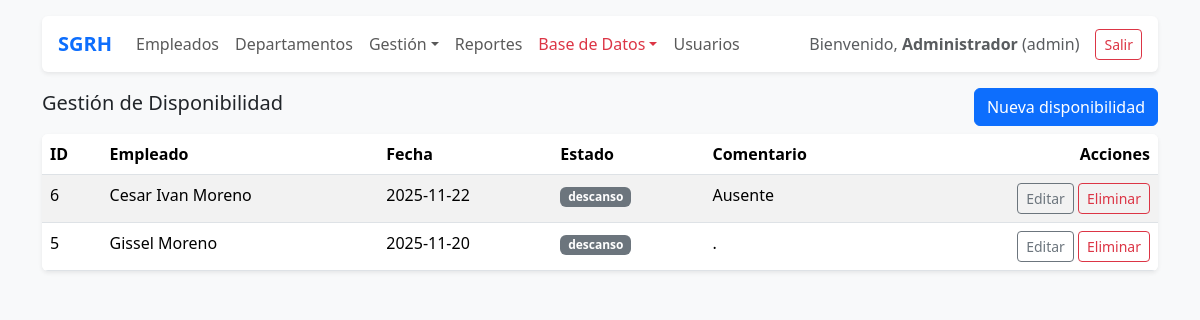
/public/?route=disponibilidad (signed in), run on the app's committed database.
### tables this page shows
CREATE TABLE `disponibilidades` (
  `id` int(11) NOT NULL AUTO_INCREMENT,
  `empleado_id` int(11) NOT NULL,
  `fecha` date NOT NULL,
  `estado` enum('disponible','ausente','descanso','especial') NOT NULL DEFAULT 'disponible',
  `comentario` varchar(255) DEFAULT NULL,
  `created_at` timestamp NOT NULL DEFAULT current_timestamp(),
  `updated_at` timestamp NOT NULL DEFAULT current_timestamp() ON UPDATE current_timestamp(),
  PRIMARY KEY (`id`),
  UNIQUE KEY `uq_disponibilidad_fecha` (`empleado_id`,`fecha`),
  CONSTRAINT `fk_disponibilidad_empleado` FOREIGN KEY (`empleado_id`) REFERENCES `empleados` (`id`) ON DELETE CASCADE ON UPDATE CASCADE
);

CREATE TABLE `empleados` (
  `id` int(11) NOT NULL AUTO_INCREMENT,
  `user_id` int(11) NOT NULL,
  `nombre` varchar(100) NOT NULL,
  `apellidos` varchar(150) NOT NULL,
  `genero` enum('masculino','femenino','otro') NOT NULL,
  `correo` varchar(150) NOT NULL,
  `curp` char(18) NOT NULL,
  `puesto` varchar(100) DEFAULT NULL,
  `departamento_id` int(11) NOT NULL,
  `estado` enum('activo','baja') NOT NULL DEFAULT 'activo',
  `created_at` timestamp NOT NULL DEFAULT current_timestamp(),
  `updated_at` timestamp NOT NULL DEFAULT current_timestamp() ON UPDATE current_timestamp(),
  PRIMARY KEY (`id`),
  UNIQUE KEY `correo` (`correo`),
  UNIQUE KEY `curp` (`curp`),
  KEY `fk_empleado_departamento` (`departamento_id`),
  CONSTRAINT `fk_empleado_departamento` FOREIGN KEY (`departamento_id`) REFERENCES `departamentos` (`id`) ON UPDATE CASCADE
);

### app/core/Controller.php (called while the page is built, shortened)
<?php
class Controller {
    protected function view(string $template, array $data = []) {
        extract($data);
        $viewPath = __DIR__ . '/../views/' . $template . '.php';
        include __DIR__ . '/../views/layout/header.php';
        include __DIR__ . '/../views/layout/nav.php';
        include $viewPath;
        include __DIR__ . '/../views/layout/footer.php';
    }
}

### app/controllers/DisponibilidadController.php (called while the page is built, shortened)
<?php
require_once __DIR__ . '/../models/Disponibilidad.php';
class DisponibilidadController extends Controller {
    public function index() {
        $disponibilidades = Disponibilidad::todas();
        $this->view('disponibilidad/index', compact('disponibilidades'));
    }
}

### app/models/Disponibilidad.php (called while the page is built, shortened)
<?php
class Disponibilidad {
    public static function todas() {
        $db = Database::getInstance();
        $sql = "
            SELECT d.*, e.nombre, e.apellidos
            FROM disponibilidades d
            JOIN empleados e ON e.id = d.empleado_id
            ORDER BY d.fecha DESC
        ";
        return $db->query($sql)->fetchAll();
    }
}

### app/views/disponibilidad/index.php (the view)
<div class="d-flex justify-content-between align-items-center mb-2">
  <h5>Gestión de Disponibilidad</h5>
  <a class="btn btn-primary" href="/SGRH_PHP_MVC/public/?route=disponibilidad_crear">Nueva disponibilidad</a>
</div>
<div class="table-responsive bg-white rounded shadow-sm">
<table class="table table-striped m-0">
  <thead>
    <tr>
      <th>ID</th>
      <th>Empleado</th>
      <th>Fecha</th>
      <th>Estado</th>
      <th>Comentario</th>
      <th class="text-end">Acciones</th>
    </tr>
  </thead>
  <tbody>
    <?php foreach($disponibilidades as $d): ?>
      <tr>
        <td><?= $d['id'] ?></td>
        <td><?= htmlspecialchars($d['nombre'] . ' ' . $d['apellidos']) ?></td>
        <td><?= htmlspecialchars($d['fecha']) ?></td>
        <td>
          <?php
            $badge = [
              'disponible' => 'success',
              'ausente' => 'danger',
              'descanso' => 'secondary',
              'especial' => 'info'
            ][$d['estado']] ?? 'light';
          ?>
          <span class="badge bg-<?= $badge ?>"><?= htmlspecialchars($d['estado']) ?></span>
        </td>
        <td><?= htmlspecialchars($d['comentario']) ?></td>
<td class="text-end">
  <a
    href="/SGRH_PHP_MVC/public/?route=disponibilidad_editar&id=<?= $d['id'] ?>"
    class="btn btn-sm btn-outline-secondary">
    Editar
  </a>
  <a
    href="/SGRH_PHP_MVC/public/?route=disponibilidad_eliminar&id=<?= $d['id'] ?>"
    class="btn btn-sm btn-outline-danger"
    onclick="return confirm('¿Seguro que quieres eliminar este registro?');">
    Eliminar
  </a>
</td>
      </tr>
    <?php endforeach; ?>
  </tbody>
</table>
</div>

### data on the page
disponibilidades: id "6", empleado.apellidos "Cesar Ivan Moreno", fecha "2025-11-22", estado "descanso", comentario "Ausente"
disponibilidades: id "5", empleado.apellidos "Gissel Moreno", fecha "2025-11-20", estado "descanso", comentario "."

### other printed values
$u['name'] "Administrador"
$u['role'] "admin"
